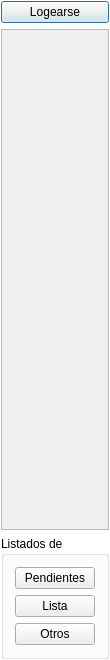
<?xml version="1.0" encoding="UTF-8"?>
<ui version="4.0">
 <class>mainWidget</class>
 <widget class="QWidget" name="mainWidget">
  <property name="geometry">
   <rect>
    <x>0</x>
    <y>0</y>
    <width>97</width>
    <height>660</height>
   </rect>
  </property>
  <property name="maximumSize">
   <size>
    <width>97</width>
    <height>16777215</height>
   </size>
  </property>
  <property name="windowTitle">
   <string>mainWidget</string>
  </property>
  <property name="styleSheet">
   <string notr="true">#mainWidget{
	background-color: rgba(255, 255, 255, 200);
}

toolButton{
	background-color: rgba(255,255,255,0);
}</string>
  </property>
  <layout class="QVBoxLayout" name="verticalLayout">
   <property name="margin">
    <number>1</number>
   </property>
   <item>
    <widget class="QPushButton" name="logUserButton">
     <property name="text">
      <string>Logearse</string>
     </property>
     <property name="icon">
      <iconset resource="resources.qrc">
       <normaloff>:/icons/graphics/add-user.png</normaloff>:/icons/graphics/add-user.png</iconset>
     </property>
     <property name="iconSize">
      <size>
       <width>32</width>
       <height>32</height>
      </size>
     </property>
     <property name="default">
      <bool>true</bool>
     </property>
     <property name="flat">
      <bool>false</bool>
     </property>
    </widget>
   </item>
   <item>
    <widget class="QScrollArea" name="userArea">
     <property name="widgetResizable">
      <bool>true</bool>
     </property>
     <property name="alignment">
      <set>Qt::AlignLeading|Qt::AlignLeft|Qt::AlignTop</set>
     </property>
     <widget class="QWidget" name="scrollAreaWidgetContents_2">
      <property name="geometry">
       <rect>
        <x>0</x>
        <y>0</y>
        <width>93</width>
        <height>490</height>
       </rect>
      </property>
      <layout class="QVBoxLayout" name="verticalLayout_4">
       <property name="spacing">
        <number>9</number>
       </property>
       <property name="leftMargin">
        <number>3</number>
       </property>
       <property name="topMargin">
        <number>15</number>
       </property>
       <property name="rightMargin">
        <number>3</number>
       </property>
       <property name="bottomMargin">
        <number>3</number>
       </property>
      </layout>
     </widget>
    </widget>
   </item>
   <item>
    <widget class="QGroupBox" name="groupBox">
     <property name="title">
      <string>Listados de</string>
     </property>
     <layout class="QVBoxLayout" name="verticalLayout_2">
      <item>
       <widget class="QPushButton" name="worksPushButton">
        <property name="text">
         <string>Pendientes</string>
        </property>
       </widget>
      </item>
      <item>
       <widget class="QPushButton" name="listaButton">
        <property name="text">
         <string>Lista</string>
        </property>
       </widget>
      </item>
      <item>
       <widget class="QPushButton" name="othersButton">
        <property name="text">
         <string>Otros</string>
        </property>
       </widget>
      </item>
     </layout>
    </widget>
   </item>
  </layout>
 </widget>
 <layoutdefault spacing="6" margin="11"/>
 <resources>
  <include location="resources.qrc"/>
  <include location="resources.qrc"/>
  <include location="resources.qrc"/>
 </resources>
 <connections/>
</ui>
